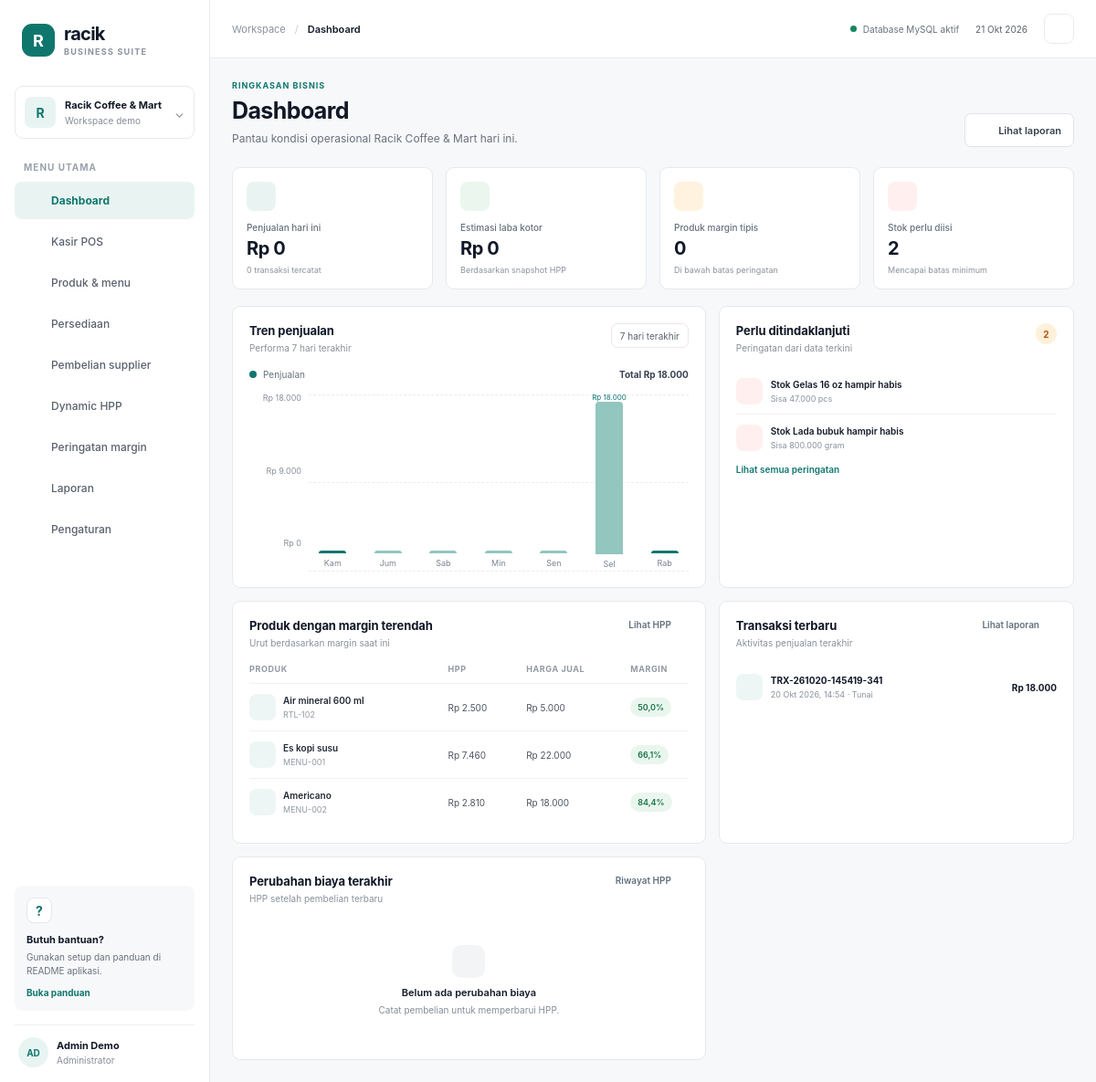
The page / on the database its author committed.
### tables this page shows
CREATE TABLE `inventory_items` (
  `id` int UNSIGNED NOT NULL,
  `name` varchar(150) NOT NULL,
  `sku` varchar(60) NOT NULL,
  `category` varchar(80) NOT NULL,
  `unit` varchar(30) NOT NULL,
  `stock` decimal(14,3) NOT NULL DEFAULT '0.000',
  `average_cost` decimal(14,4) NOT NULL DEFAULT '0.0000',
  `min_stock` decimal(14,3) NOT NULL DEFAULT '0.000',
  `created_at` timestamp NOT NULL DEFAULT CURRENT_TIMESTAMP
);

CREATE TABLE `products` (
  `id` int UNSIGNED NOT NULL,
  `name` varchar(150) NOT NULL,
  `sku` varchar(60) NOT NULL,
  `category` varchar(80) NOT NULL,
  `product_type` enum('menu','retail') NOT NULL,
  `selling_price` decimal(14,2) NOT NULL,
  `target_margin` decimal(5,2) NOT NULL DEFAULT '40.00',
  `active` tinyint(1) NOT NULL DEFAULT '1',
  `inventory_id` int UNSIGNED DEFAULT NULL,
  `stock_quantity` decimal(14,3) NOT NULL DEFAULT '1.000',
  `created_at` timestamp NOT NULL DEFAULT CURRENT_TIMESTAMP
);

CREATE TABLE `sales` (
  `id` bigint UNSIGNED NOT NULL,
  `sale_number` varchar(80) NOT NULL,
  `payment_method` enum('Tunai','QRIS','Debit') NOT NULL,
  `cash_received` decimal(14,2) NOT NULL DEFAULT '0.00',
  `total` decimal(14,2) NOT NULL,
  `gross_profit` decimal(14,2) NOT NULL,
  `created_at` timestamp NOT NULL DEFAULT CURRENT_TIMESTAMP
);

### index.php (called while the page is built, shortened)
<?php
require_once __DIR__ . '/config/database.php';
require_once __DIR__ . '/includes/functions.php';
$page = preg_replace('/[^a-z_]/', '', (string) ($_GET['page'] ?? 'dashboard')) ?: 'dashboard';
require __DIR__ . '/includes/header.php';
require __DIR__ . '/pages/' . $page . '.php';
require __DIR__ . '/includes/footer.php';

### config/database.php (called while the page is built, shortened)
<?php
function db(bool $withoutDatabase = false): PDO
{
    static $connection = null;
    if (!$withoutDatabase && $connection instanceof PDO) {
        return $connection;
    }
    $database = $withoutDatabase ? '' : ';dbname=' . DB_NAME;
    $dsn = 'mysql:host=' . DB_HOST . ';port=' . DB_PORT . $database . ';charset=utf8mb4';
    try {
        $pdo = new PDO($dsn, DB_USER, DB_PASS, [
            PDO::ATTR_ERRMODE => PDO::ERRMODE_EXCEPTION,
            PDO::ATTR_DEFAULT_FETCH_MODE => PDO::FETCH_ASSOC,
            PDO::ATTR_EMULATE_PREPARES => false,
        ]);
    } catch (PDOException $exception) {
        if (!$withoutDatabase && str_contains($exception->getMessage(), 'Unknown database')) {
            header('Location: setup.php');
            exit;
        }
        throw $exception;
    }
    return $pdo;
}

### pages/dashboard.php (the view, shortened to what this page needs)
<?php
$today = date('Y-m-d');
$stmt = $pdo->prepare('SELECT COUNT(*) AS transactions, COALESCE(SUM(total),0) AS sales, COALESCE(SUM(gross_profit),0) AS gross FROM sales WHERE DATE(created_at)=?');
$stmt->execute([$today]);
$todayStats = $stmt->fetch();
$lowStock = (int) $pdo->query('SELECT COUNT(*) FROM inventory_items WHERE stock <= min_stock')->fetchColumn();
$products = products_rows($pdo, true);
$lowMargin = 0;
$marginRows = [];
foreach ($products as $product) {
    $hpp = product_hpp($pdo, (int) $product['id']);
    $margin = product_margin((float) $product['selling_price'], $hpp);
    $marginRows[] = ['product' => $product, 'hpp' => $hpp, 'margin' => $margin];
}
usort($marginRows, static fn(array $a, array $b): int => $a['margin'] <=> $b['margin']);
$marginRows = array_slice($marginRows, 0, 4);
$chart = [];
for ($i = 6; $i >= 0; $i--) {
    $date = date('Y-m-d', strtotime("-$i days"));
    $sum = $pdo->prepare('SELECT COALESCE(SUM(total),0) FROM sales WHERE DATE(created_at)=?');
    $sum->execute([$date]);
    $weekdays = ['Min', 'Sen', 'Sel', 'Rab', 'Kam', 'Jum', 'Sab'];
    $chart[] = ['date' => $date, 'day' => $weekdays[(int) date('w', strtotime($date))], 'total' => (float) $sum->fetchColumn()];
}
$chartMax = max(array_column($chart, 'total')) ?: 1;
$recentSales = $pdo->query('SELECT * FROM sales ORDER BY created_at DESC LIMIT 5')->fetchAll();
$latestCosts = $pdo->query('SELECT ch.*, p.name FROM cost_history ch LEFT JOIN products p ON p.id=ch.product_id ORDER BY ch.created_at DESC LIMIT 4')->fetchAll();
$activeWarnings = margin_products($pdo);
page_heading('RINGKASAN BISNIS', 'Dashboard', 'Pantau kondisi operasional ' . (string) setting('business_name', 'Racik Coffee & Mart') . ' hari ini.', '<a class="button button-secondary" href="?page=reports">' . icon('reports', 16) . ' Lihat laporan</a>');
?>
<div class="metrics-grid">
  <article class="metric-card"><span class="metric-icon"><?= icon('pos', 18) ?></span><span class="metric-label">Penjualan hari ini</span><strong class="metric-value"><?= rupiah($todayStats['sales']) ?></strong><span class="metric-note"><?= (int) $todayStats['transactions'] ?> transaksi tercatat</span></article>
  <article class="metric-card"><span class="metric-icon green"><?= icon('hpp', 18) ?></span><span class="metric-label">Estimasi laba kotor</span><strong class="metric-value"><?= rupiah($todayStats['gross']) ?></strong><span class="metric-note">Berdasarkan snapshot HPP</span></article>
  <article class="metric-card"><span class="metric-icon amber"><?= icon('alerts', 18) ?></span><span class="metric-label">Produk margin tipis</span><strong class="metric-value"><?= $lowMargin ?></strong><span class="metric-note">Di bawah batas peringatan</span></article>
  <article class="metric-card"><span class="metric-icon red"><?= icon('inventory', 18) ?></span><span class="metric-label">Stok perlu diisi</span><strong class="metric-value"><?= $lowStock ?></strong><span class="metric-note">Mencapai batas minimum</span></article>
</div>
<div class="dashboard-grid">
  <section class="panel chart-panel">
    <div class="panel-heading"><div><h2>Tren penjualan</h2><p>Performa 7 hari terakhir</p></div><span class="range-chip">7 hari terakhir</span></div>
    <div class="chart-meta"><span><i></i> Penjualan</span><strong>Total <?= rupiah(array_sum(array_column($chart, 'total'))) ?></strong></div>
    <div class="chart"><div class="y-labels"><span><?= rupiah($chartMax) ?></span><span><?= rupiah($chartMax / 2) ?></span><span>Rp 0</span></div><div class="chart-plot"><div class="chart-gridline top"></div><div class="chart-gridline middle"></div><div class="chart-gridline bottom"></div><div class="chart-columns"><?php foreach ($chart as $day): ?><div class="chart-column"><span class="chart-value"><?= $day['total'] ? e(rupiah($day['total'])) : '' ?></span><div class="chart-bar-wrap"><i style="height:<?= $day['total'] ? max(4, ($day['total'] / $chartMax) * 100) : 2 ?>%"></i></div><span class="chart-day"><?= e($day['day']) ?></span></div><?php endforeach; ?></div></div></div>
  </section>
  <section class="panel">
    <div class="panel-heading"><div><h2>Perlu ditindaklanjuti</h2><p>Peringatan dari data terkini</p></div><span class="warning-count"><?= count($activeWarnings) + $lowStock ?></span></div>
    <div class="warning-list">
      <?php foreach ($pdo->query('SELECT * FROM inventory_items WHERE stock <= min_stock ORDER BY stock ASC LIMIT 3')->fetchAll() as $item): ?><a class="warning-row" href="?page=inventory"><span class="warning-symbol stock"><?= icon('inventory', 16) ?></span><span class="warning-copy"><strong>Stok <?= e($item['name']) ?> hampir habis</strong><small>Sisa <?= e($item['stock']) ?> <?= e($item['unit']) ?></small></span><?= icon('arrow', 15) ?></a><?php endforeach; ?>
    </div><a class="text-link" href="?page=alerts">Lihat semua peringatan <?= icon('arrow', 14) ?></a>
  </section>
  <section class="panel">
    <div class="panel-heading"><div><h2>Produk dengan margin terendah</h2><p>Urut berdasarkan margin saat ini</p></div><a class="quiet-link" href="?page=hpp">Lihat HPP <?= icon('arrow', 14) ?></a></div>
    <div class="table-wrap"><table><thead><tr><th>PRODUK</th><th>HPP</th><th>HARGA JUAL</th><th>MARGIN</th></tr></thead><tbody>
    <?php foreach ($marginRows as $row): ?><tr><td><div class="product-cell"><span class="tiny-product"><?= icon('products', 15) ?></span><span><strong><?= e($row['product']['name']) ?></strong><small><?= e($row['product']['sku']) ?></small></span></div></td><td><?= rupiah($row['hpp']) ?></td><td><?= rupiah($row['product']['selling_price']) ?></td><td><span class="status-badge <?= $row['margin'] < (float) setting('margin_alert', 35) ? 'warning' : 'good' ?>"><?= number_format($row['margin'], 1, ',', '.') ?>%</span></td></tr><?php endforeach; ?>
    </tbody></table></div>
  </section>
  <section class="panel">
    <div class="panel-heading"><div><h2>Transaksi terbaru</h2><p>Aktivitas penjualan terakhir</p></div><a class="quiet-link" href="?page=reports">Lihat laporan <?= icon('arrow', 14) ?></a></div>
    <?php if (!$recentSales): ?><div class="empty-state"><span class="empty-icon"><?= icon('pos', 20) ?></span><strong>Belum ada transaksi</strong><p>Transaksi kasir yang selesai tampil di sini.</p></div><?php else: ?>
    <div class="recent-list"><?php foreach ($recentSales as $sale): ?><div class="recent-row"><span class="recent-icon"><?= icon('pos', 16) ?></span><span class="recent-copy"><strong><?= e($sale['sale_number']) ?></strong><small><?= e(date_id($sale['created_at'], true)) ?> · <?= e($sale['payment_method']) ?></small></span><strong><?= rupiah($sale['total']) ?></strong></div><?php endforeach; ?></div><?php endif; ?>
  </section>
  <section class="panel cost-panel"><div class="panel-heading"><div><h2>Perubahan biaya terakhir</h2><p>HPP setelah pembelian terbaru</p></div><a class="quiet-link" href="?page=hpp">Riwayat HPP <?= icon('arrow', 14) ?></a></div>
    <?php if (!$latestCosts): ?><div class="empty-state"><span class="empty-icon"><?= icon('hpp', 20) ?></span><strong>Belum ada perubahan biaya</strong><p>Catat pembelian untuk memperbarui HPP.</p></div><?php endif; ?>
  </section>
</div>

### includes/functions.php (shortened to what this page needs)
<?php
function e(mixed $value): string
{
    return htmlspecialchars((string) $value, ENT_QUOTES | ENT_SUBSTITUTE, 'UTF-8');
}
function rupiah(float|int|string|null $amount): string
{
    return 'Rp ' . number_format((float) $amount, 0, ',', '.');
}
function date_id(string|null $value, bool $withTime = false): string
{
    $timestamp = strtotime($value);
    $months = [1 => 'Jan', 'Feb', 'Mar', 'Apr', 'Mei', 'Jun', 'Jul', 'Agu', 'Sep', 'Okt', 'Nov', 'Des'];
    $result = date('d', $timestamp) . ' ' . $months[(int) date('n', $timestamp)] . ' ' . date('Y', $timestamp);
    return $withTime ? $result . ', ' . date('H:i', $timestamp) : $result;
}
function setting(string $key, mixed $fallback = null): mixed
{
    static $settings = null;
    if ($settings === null) {
        $settings = [];
        try {
            foreach (db()->query('SELECT setting_key, setting_value FROM app_settings') as $row) {
                $settings[$row['setting_key']] = $row['setting_value'];
            }
        } catch (Throwable $exception) {
            error_log('Settings belum tersedia: ' . $exception->getMessage());
        }
    }
    return $settings[$key] ?? $fallback;
}
function product_hpp(PDO $pdo, int $productId): float
{
    $statement = $pdo->prepare(
        "SELECT p.product_type, p.inventory_id, p.stock_quantity, i.average_cost
         FROM products p LEFT JOIN inventory_items i ON i.id = p.inventory_id
         WHERE p.id = ?"
    );
    $statement->execute([$productId]);
    $product = $statement->fetch();
    if ($product['product_type'] === 'retail') {
        return (float) ($product['average_cost'] ?? 0) * (float) $product['stock_quantity'];
    }
    $statement = $pdo->prepare(
        'SELECT COALESCE(SUM(r.quantity * i.average_cost), 0)
         FROM product_recipes r JOIN inventory_items i ON i.id = r.inventory_id
         WHERE r.product_id = ?'
    );
    $statement->execute([$productId]);
    return (float) $statement->fetchColumn();
}
function product_margin(float $price, float $hpp): float
{
    return $price > 0 ? (($price - $hpp) / $price) * 100 : 0;
}
function margin_products(PDO $pdo): array
{
    $products = $pdo->query("SELECT * FROM products WHERE active = 1 ORDER BY name")->fetchAll();
    $result = [];
    $alertMargin = (float) setting('margin_alert', 35);
    foreach ($products as $product) {
        $hpp = product_hpp($pdo, (int) $product['id']);
        $margin = product_margin((float) $product['selling_price'], $hpp);
        $stmt = $pdo->prepare('SELECT cost_change FROM cost_history WHERE product_id = ? ORDER BY id DESC LIMIT 1');
        $stmt->execute([$product['id']]);
        $latestChange = $stmt->fetchColumn();
        $costIncreased = $latestChange !== false && (float) $latestChange > 0;
    }
    return $result;
}
function products_rows(PDO $pdo, bool $activeOnly = false): array
{
    return $pdo->query('SELECT * FROM products ' . ($activeOnly ? 'WHERE active = 1 ' : '') . 'ORDER BY name')->fetchAll();
}
function icon(string $name, int $size = 18): string
{
    $paths = [
        'dashboard' => '<rect x="3" y="3" width="7" height="7" rx="1"/><rect x="14" y="3" width="7" height="5" rx="1"/><rect x="14" y="12" width="7" height="9" rx="1"/><rect x="3" y="14" width="7" height="7" rx="1"/>',
        'pos' => '<circle cx="9" cy="21" r="1"/><circle cx="20" cy="21" r="1"/><path d="M1 1h4l2.7 13.4a2 2 0 0 0 2 1.6h9.7a2 2 0 0 0 2-1.6L23 6H6"/>',
        'products' => '<path d="M20.6 13.4 13.5 20.5a2 2 0 0 1-2.8 0L3.5 13.3a2 2 0 0 1-.6-1.4V4a1 1 0 0 1 1-1h7.9a2 2 0 0 1 1.4.6l7.4 7a2 2 0 0 1 0 2.8Z"/><circle cx="8" cy="8" r="1"/>',
        'inventory' => '<path d="m12 3 9 5-9 5-9-5 9-5Z"/><path d="m3 12 9 5 9-5M3 16l9 5 9-5"/>',
        'purchases' => '<path d="M3 7h18l-2 13H5L3 7Z"/><path d="M8 7a4 4 0 0 1 8 0M8 12v3m8-3v3"/>',
        'hpp' => '<path d="M3 3v18h18"/><path d="m7 14 4-4 4 3 6-7"/>',
        'alerts' => '<path d="m10.3 3.9-8 14A2 2 0 0 0 4 21h16a2 2 0 0 0 1.7-3.1l-8-14a2 2 0 0 0-3.4 0Z"/><path d="M12 9v4m0 4h.01"/>',
        'reports' => '<path d="M3 3v18h18"/><path d="M18 17V9m-5 8V5m-5 12v-4"/>',
        'settings' => '<path d="M12 8a4 4 0 1 0 0 8 4 4 0 0 0 0-8Z"/><path d="m19.4 15 .1.1 1.4 1.1-1.4 2.4-1.7-.6a8 8 0 0 1-1.8 1l-.3 1.8h-2.8l-.3-1.8a8 8 0 0 1-1.8-1l-1.7.6-1.4-2.4 1.4-1.1a8 8 0 0 1 0-2l-1.4-1.1 1.4-2.4 1.7.6a8 8 0 0 1 1.8-1l.3-1.8h2.8l.3 1.8a8 8 0 0 1 1.8 1l1.7-.6 1.4 2.4-1.4 1.1a8 8 0 0 1 0 2Z"/>',
        'search' => '<circle cx="11" cy="11" r="7"/><path d="m20 20-4-4"/>',
        'bell' => '<path d="M18 8a6 6 0 0 0-12 0c0 7-3 7-3 9h18c0-2-3-2-3-9m-8 12h4"/>',
        'plus' => '<path d="M12 5v14m-7-7h14"/>',
        'check' => '<path d="m5 12 4 4L19 6"/>',
        'arrow' => '<path d="M5 12h14m-7-7 7 7-7 7"/>',
        'box' => '<path d="m12 3 9 5v8l-9 5-9-5V8l9-5Z"/><path d="m3 8 9 5 9-5m-9 5v8"/>',
        'clock' => '<circle cx="12" cy="12" r="10"/><path d="M12 6v6l4 2"/>',
    ];
    $body = $paths[$name] ?? $paths['box'];
    return '<svg xmlns="http://www.w3.org/2000/svg" width="' . $size . '" height="' . $size . '" viewBox="0 0 24 24" fill="none" stroke="currentColor" stroke-width="1.8" stroke-linecap="round" stroke-linejoin="round" aria-hidden="true">' . $body . '</svg>';
}
function page_heading(string $eyebrow, string $title, string $description, string $action = ''): void
{
    echo '<div class="page-heading"><div><div class="eyebrow">' . e($eyebrow) . '</div><h1>' . e($title) . '</h1><p>' . e($description) . '</p></div>';
    if ($action !== '') {
        echo '<div class="heading-action">' . $action . '</div>';
    }
    echo '</div>';
}

### rows shown on the page
inventory_items: $size 16 (drawn), name "Gelas 16 oz", stock "47.000", unit "pcs"
inventory_items: $size 16 (drawn), name "Lada bubuk", stock "800.000", unit "gram"
products: name "Air mineral 600 ml", sku "RTL-102", selling_price "Rp 5.000"
products: name "Es kopi susu", sku "MENU-001", selling_price "Rp 22.000"
products: name "Americano", sku "MENU-002", selling_price "Rp 18.000"
sales: $size 16 (drawn), sale_number "TRX-261020-145419-341", created_at "20 Okt 2026, 14:54", payment_method "Tunai", total "Rp 18.000"

### other values the page prints
$businessName "Racik Coffee & Mart"
$label "Dashboard"
$label "Kasir POS"
$label "Produk & menu"
$label "Persediaan"
$label "Pembelian supplier"
$label "Dynamic HPP"
$label "Peringatan margin"
$label "Laporan"
$label "Pengaturan"
$menu[$activePage][0] "Dashboard"
$eyebrow "RINGKASAN BISNIS"
$title "Dashboard"
$description "Pantau kondisi operasional Racik Coffee & Mart hari ini."
$action "Lihat laporan"
